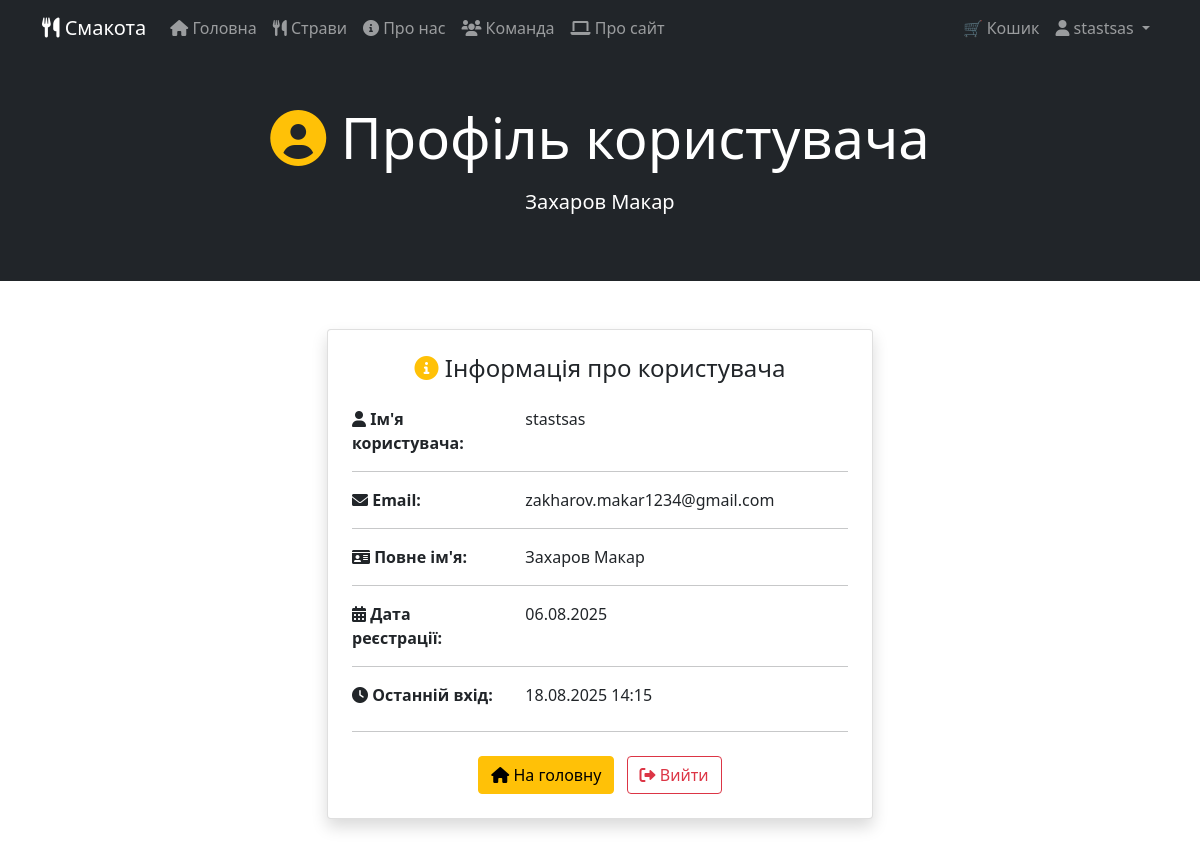
Page /market/profile/ (signed in) on the earlier database version.
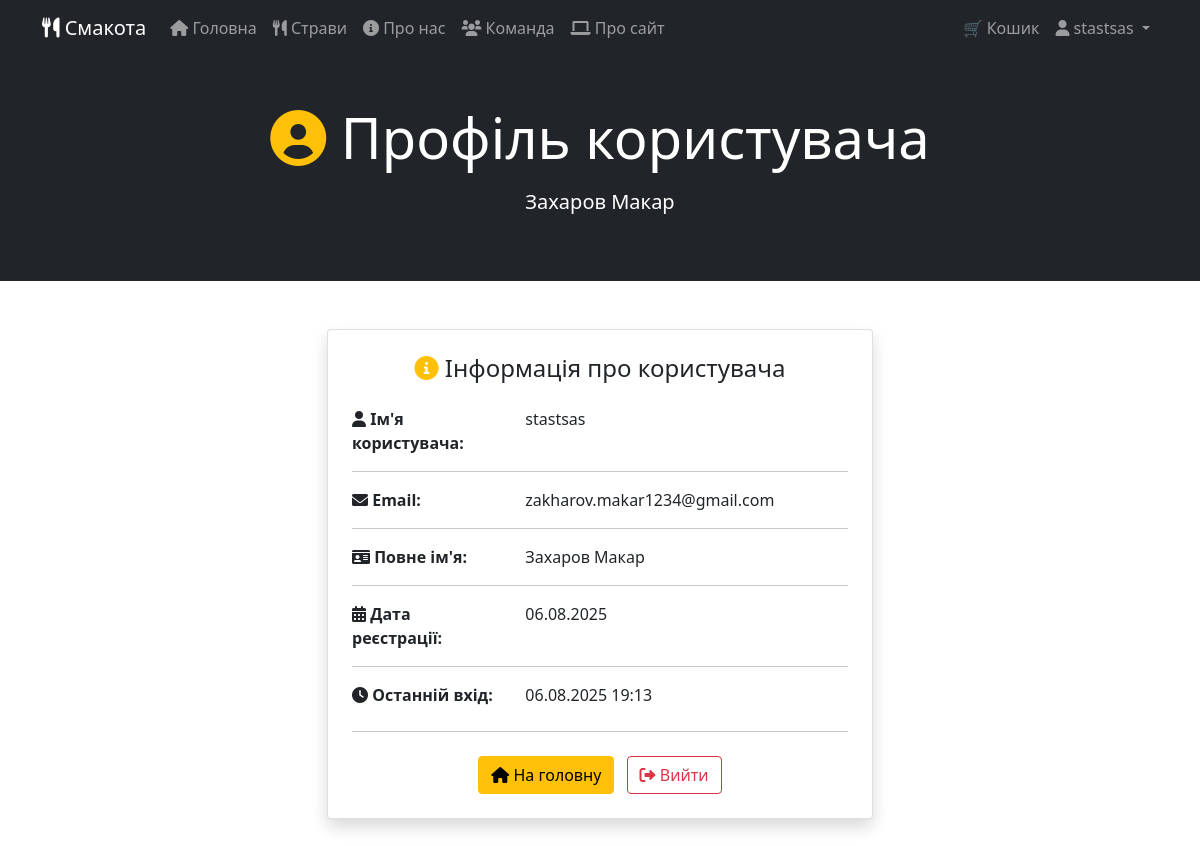
Same page on the later database version.
### Market/models.py (models this page shows, shortened)
class CustomUser(AbstractUser):
    age = models.IntegerField(null=True, blank=True)
    country = models.CharField(max_length=100, blank=True)
    address = models.TextField(blank=True)
    bonus_points = models.DecimalField(max_digits=10, decimal_places=2, default=0.00)
    bonus_points = models.DecimalField(max_digits=10, decimal_places=2, default=0.00)  # Поле для зберігання бонусних балів користувача
    class Meta:
        db_table = 'market_customuser'
    groups = models.ManyToManyField(
        'auth.Group',
        verbose_name='groups',
        blank=True,
        help_text='The groups this user belongs to.',
        related_name='custom_user_set',
        related_query_name='custom_user',
    )
    user_permissions = models.ManyToManyField(
        'auth.Permission',
        verbose_name='user permissions',
        blank=True,
        help_text='Specific permissions for this user.',
        related_name='custom_user_set',
        related_query_name='custom_user',
    )

### Market/auth_views.py (the view)
# urls.py: path('profile/', auth_views.profile, name='profile'),
@login_required
def profile(request):
    return render(request, 'Market/auth/profile.html', {
        'title': f'Профіль - {request.user.username}'
    })

### Market/templates/Market/auth/profile.html (shortened to what this page needs)
{% extends 'Market/base.html' %}
{% block content %}
<section class="py-5 bg-dark text-white">
    <div class="container text-center">
        <h1 class="display-4 mb-3">
            <i class="fas fa-user-circle text-warning"></i> Профіль користувача
        </h1>
        <p class="lead">{{ user.get_full_name|default:user.username }}</p>
    </div>
</section>
<section class="py-5">
    <div class="container">
        <div class="row justify-content-center">
            <div class="col-md-8 col-lg-6">
                <div class="card shadow">
                    <div class="card-body p-4">
                        <h4 class="card-title text-center mb-4">
                            <i class="fas fa-info-circle text-warning"></i> Інформація про користувача
                        </h4>
                        <div class="row">
                            <div class="col-sm-4">
                                <strong><i class="fas fa-user"></i> Ім'я користувача:</strong>
                            </div>
                            <div class="col-sm-8">
                                {{ user.username }}
                            </div>
                        </div>
                        <hr>
                        <div class="row">
                            <div class="col-sm-4">
                                <strong><i class="fas fa-envelope"></i> Email:</strong>
                            </div>
                            <div class="col-sm-8">
                                {{ user.email|default:"Не вказано" }}
                            </div>
                        </div>
                        <hr>
                        <div class="row">
                            <div class="col-sm-4">
                                <strong><i class="fas fa-id-card"></i> Повне ім'я:</strong>
                            </div>
                            <div class="col-sm-8">
                                {% if user.first_name or user.last_name %}
                                    {{ user.first_name }} {{ user.last_name }}
                                {% else %}
                                    Не вказано
                                {% endif %}
                            </div>
                        </div>
                        <hr>
                        <div class="row">
                            <div class="col-sm-4">
                                <strong><i class="fas fa-calendar-alt"></i> Дата реєстрації:</strong>
                            </div>
                            <div class="col-sm-8">
                                {{ user.date_joined|date:"d.m.Y" }}
                            </div>
                        </div>
                        <hr>
                        <div class="row">
                            <div class="col-sm-4">
                                <strong><i class="fas fa-clock"></i> Останній вхід:</strong>
                            </div>
                            <div class="col-sm-8">
                                {% if user.last_login %}
                                    {{ user.last_login|date:"d.m.Y H:i" }}
                                {% else %}
                                    Ніколи
                                {% endif %}
                            </div>
                        </div>
                        <hr class="my-4">
                        <div class="text-center">
                            <a href="{% url 'Market:index' %}" class="btn btn-warning me-2">
                                <i class="fas fa-home"></i> На головну
                            </a>
                            <a href="{% url 'Market:logout' %}" class="btn btn-outline-danger">
                                <i class="fas fa-sign-out-alt"></i> Вийти
                            </a>
                        </div>
                    </div>
                </div>
            </div>
        </div>
    </div>
</section>
{% endblock %}

### Market/templates/Market/navbar.html (shortened to what this page needs)
{% load static %}
<nav class="navbar navbar-expand-lg navbar-dark bg-dark">
    <div class="container">
        <a class="navbar-brand" href="{% url 'Market:index' %}">
            <i class="fas fa-utensils"></i> Смакота
        </a>
        <div class="collapse navbar-collapse" id="navbarNav">
            <ul class="navbar-nav me-auto">
                <li class="nav-item">
                    <a class="nav-link {% if request.resolver_match.url_name == 'index' %}active{% endif %}"
                       href="{% url 'Market:index' %}">
                        <i class="fas fa-home"></i> Головна
                    </a>
                </li>
                <li class="nav-item">
                    <a class="nav-link {% if request.resolver_match.url_name == 'dishes' %}active{% endif %}"
                       href="/market/menu">
                        <i class="fas fa-utensils"></i> Страви
                    </a>
                </li>
                <li class="nav-item">
                    <a class="nav-link {% if request.resolver_match.url_name == 'about' %}active{% endif %}"
                       href="{% url 'Market:about' %}">
                        <i class="fas fa-info-circle"></i> Про нас
                    </a>
                </li>
                <li class="nav-item">
                    <a class="nav-link {% if request.resolver_match.url_name == 'team_info' %}active{% endif %}"
                       href="{% url 'Market:team' %}">
                        <i class="fas fa-users"></i> Команда
                    </a>
                </li>
                <li class="nav-item">
                    <a class="nav-link {% if request.resolver_match.url_name == 'site_info' %}active{% endif %}"
                       href="#">
                        <i class="fas fa-laptop"></i> Про сайт
                    </a>
                </li>
            </ul>
            <ul class="navbar-nav">
                <li class="nav-item">
                    <a href="{% url 'Market:view_cart' %}" class="nav-link position-relative">
                        🛒 Кошик
                    </a>
                </li>
                {% if user.is_authenticated %}
                    <li class="nav-item dropdown">
                        <a class="nav-link dropdown-toggle" href="#" id="navbarDropdown" role="button" data-bs-toggle="dropdown">
                            <i class="fas fa-user"></i> {{ user.username }}
                        </a>
                    </li>
                {% endif %}
            </ul>
        </div>
    </div>
</nav>

Differences in the rows shown:
changed CustomUser "Захаров Макар": last_login "18.08.2025 14:15" → "06.08.2025 19:13"
